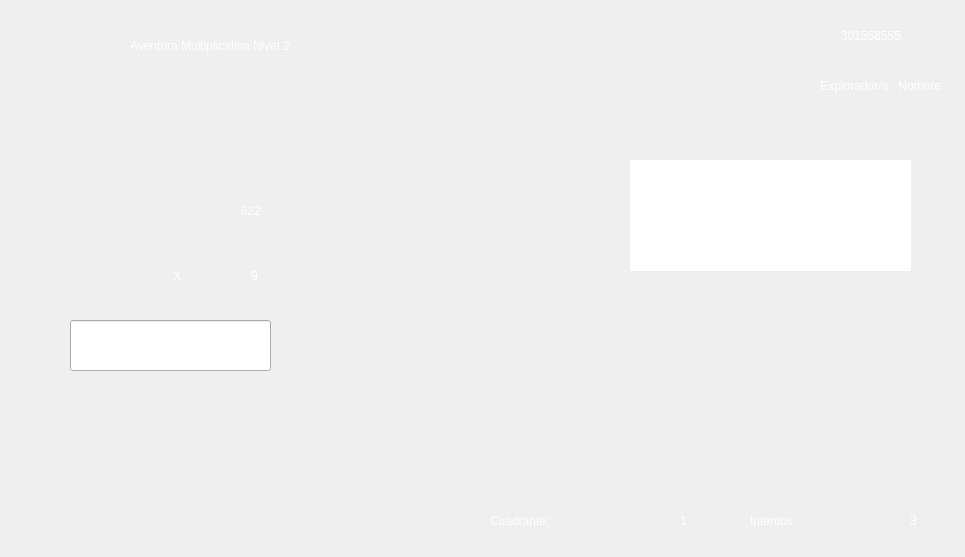
<?xml version="1.0" encoding="UTF-8"?>
<ui version="4.0">
 <class>MainWindow</class>
 <widget class="QMainWindow" name="MainWindow">
  <property name="geometry">
   <rect>
    <x>0</x>
    <y>0</y>
    <width>965</width>
    <height>557</height>
   </rect>
  </property>
  <property name="windowTitle">
   <string>Amigos Multiples Intermedio</string>
  </property>
  <property name="styleSheet">
   <string notr="true">QLabel{
	
	color: rgb(255, 255, 255);
	font: 28pt &quot;Times New Roman&quot;;
}
QPushButton{
	border-radius: 60px;
}
QPushButton:pressed {
	border-radius: 30px;
    padding-top: 2px;
    padding-left: 3px;
}
QPushButton:hover {
	qproperty-iconSize: 16px 16px;

        padding-right: 3px;
}</string>
  </property>
  <widget class="QWidget" name="centralwidget">
   <widget class="QLabel" name="label">
    <property name="geometry">
     <rect>
      <x>130</x>
      <y>20</y>
      <width>491</width>
      <height>51</height>
     </rect>
    </property>
    <property name="styleSheet">
     <string notr="true"/>
    </property>
    <property name="text">
     <string>Aventura Multiplicativa Nivel 2</string>
    </property>
   </widget>
   <widget class="QLineEdit" name="resultado">
    <property name="geometry">
     <rect>
      <x>70</x>
      <y>320</y>
      <width>201</width>
      <height>51</height>
     </rect>
    </property>
    <property name="styleSheet">
     <string notr="true">font: 26pt &quot;Times New Roman&quot;;
color: rgb(0, 170, 0);</string>
    </property>
    <property name="text">
     <string/>
    </property>
    <property name="alignment">
     <set>Qt::AlignRight|Qt::AlignTrailing|Qt::AlignVCenter</set>
    </property>
    <property name="readOnly">
     <bool>false</bool>
    </property>
   </widget>
   <widget class="QLabel" name="Sumatoria_3">
    <property name="geometry">
     <rect>
      <x>150</x>
      <y>260</y>
      <width>31</width>
      <height>31</height>
     </rect>
    </property>
    <property name="styleSheet">
     <string notr="true"/>
    </property>
    <property name="text">
     <string>X</string>
    </property>
    <property name="alignment">
     <set>Qt::AlignRight|Qt::AlignTrailing|Qt::AlignVCenter</set>
    </property>
   </widget>
   <widget class="QLabel" name="label_2">
    <property name="geometry">
     <rect>
      <x>-80</x>
      <y>-110</y>
      <width>1051</width>
      <height>671</height>
     </rect>
    </property>
    <property name="text">
     <string/>
    </property>
    <property name="pixmap">
     <pixmap>Images/fondo.jpg</pixmap>
    </property>
    <property name="scaledContents">
     <bool>true</bool>
    </property>
   </widget>
   <widget class="QTextEdit" name="dialogo">
    <property name="enabled">
     <bool>true</bool>
    </property>
    <property name="geometry">
     <rect>
      <x>630</x>
      <y>160</y>
      <width>281</width>
      <height>111</height>
     </rect>
    </property>
    <property name="styleSheet">
     <string notr="true">font: 18pt &quot;Times New Roman&quot;;
border:none</string>
    </property>
    <property name="readOnly">
     <bool>true</bool>
    </property>
    <property name="html">
     <string>&lt;!DOCTYPE HTML PUBLIC &quot;-//W3C//DTD HTML 4.0//EN&quot; &quot;http://www.w3.org/TR/REC-html40/strict.dtd&quot;&gt;
&lt;html&gt;&lt;head&gt;&lt;meta name=&quot;qrichtext&quot; content=&quot;1&quot; /&gt;&lt;style type=&quot;text/css&quot;&gt;
p, li { white-space: pre-wrap; }
&lt;/style&gt;&lt;/head&gt;&lt;body style=&quot; font-family:'Times New Roman'; font-size:18pt; font-weight:400; font-style:normal;&quot;&gt;
&lt;p style=&quot;-qt-paragraph-type:empty; margin-top:0px; margin-bottom:0px; margin-left:0px; margin-right:0px; -qt-block-indent:0; text-indent:0px; font-size:24pt;&quot;&gt;&lt;br /&gt;&lt;/p&gt;&lt;/body&gt;&lt;/html&gt;</string>
    </property>
   </widget>
   <widget class="QLabel" name="shake">
    <property name="geometry">
     <rect>
      <x>440</x>
      <y>210</y>
      <width>181</width>
      <height>181</height>
     </rect>
    </property>
    <property name="text">
     <string/>
    </property>
    <property name="pixmap">
     <pixmap>Images/shake2.png</pixmap>
    </property>
    <property name="scaledContents">
     <bool>true</bool>
    </property>
   </widget>
   <widget class="QLabel" name="numero1_3">
    <property name="geometry">
     <rect>
      <x>750</x>
      <y>490</y>
      <width>161</width>
      <height>61</height>
     </rect>
    </property>
    <property name="styleSheet">
     <string notr="true"/>
    </property>
    <property name="text">
     <string>Intentos:</string>
    </property>
   </widget>
   <widget class="QLabel" name="numero2">
    <property name="geometry">
     <rect>
      <x>210</x>
      <y>240</y>
      <width>51</width>
      <height>71</height>
     </rect>
    </property>
    <property name="styleSheet">
     <string notr="true"/>
    </property>
    <property name="text">
     <string>9 </string>
    </property>
    <property name="alignment">
     <set>Qt::AlignRight|Qt::AlignTrailing|Qt::AlignVCenter</set>
    </property>
   </widget>
   <widget class="QLabel" name="numero1">
    <property name="geometry">
     <rect>
      <x>170</x>
      <y>180</y>
      <width>91</width>
      <height>61</height>
     </rect>
    </property>
    <property name="styleSheet">
     <string notr="true"/>
    </property>
    <property name="text">
     <string>622</string>
    </property>
    <property name="alignment">
     <set>Qt::AlignRight|Qt::AlignTrailing|Qt::AlignVCenter</set>
    </property>
   </widget>
   <widget class="QLabel" name="intentos">
    <property name="geometry">
     <rect>
      <x>910</x>
      <y>490</y>
      <width>51</width>
      <height>61</height>
     </rect>
    </property>
    <property name="styleSheet">
     <string notr="true"/>
    </property>
    <property name="text">
     <string>3</string>
    </property>
   </widget>
   <widget class="QLabel" name="label_9">
    <property name="geometry">
     <rect>
      <x>540</x>
      <y>100</y>
      <width>411</width>
      <height>251</height>
     </rect>
    </property>
    <property name="styleSheet">
     <string notr="true">font: 16pt &quot;Pristina&quot;;
</string>
    </property>
    <property name="text">
     <string/>
    </property>
    <property name="pixmap">
     <pixmap>Images/dialogo2.png</pixmap>
    </property>
    <property name="scaledContents">
     <bool>true</bool>
    </property>
   </widget>
   <widget class="QLabel" name="numero1_4">
    <property name="geometry">
     <rect>
      <x>490</x>
      <y>490</y>
      <width>171</width>
      <height>61</height>
     </rect>
    </property>
    <property name="styleSheet">
     <string notr="true"/>
    </property>
    <property name="text">
     <string>Cuadrante:</string>
    </property>
   </widget>
   <widget class="QLabel" name="labelnivel">
    <property name="geometry">
     <rect>
      <x>680</x>
      <y>490</y>
      <width>51</width>
      <height>61</height>
     </rect>
    </property>
    <property name="styleSheet">
     <string notr="true"/>
    </property>
    <property name="text">
     <string>1</string>
    </property>
   </widget>
   <widget class="QPushButton" name="siguiente">
    <property name="geometry">
     <rect>
      <x>560</x>
      <y>350</y>
      <width>181</width>
      <height>141</height>
     </rect>
    </property>
    <property name="cursor">
     <cursorShape>PointingHandCursor</cursorShape>
    </property>
    <property name="styleSheet">
     <string notr="true"/>
    </property>
    <property name="text">
     <string/>
    </property>
    <property name="icon">
     <iconset>
      <normaloff>Images/Siguiente.png</normaloff>Images/Siguiente.png</iconset>
    </property>
    <property name="iconSize">
     <size>
      <width>150</width>
      <height>150</height>
     </size>
    </property>
   </widget>
   <widget class="QPushButton" name="salir">
    <property name="geometry">
     <rect>
      <x>760</x>
      <y>350</y>
      <width>180</width>
      <height>151</height>
     </rect>
    </property>
    <property name="cursor">
     <cursorShape>PointingHandCursor</cursorShape>
    </property>
    <property name="styleSheet">
     <string notr="true"/>
    </property>
    <property name="text">
     <string/>
    </property>
    <property name="icon">
     <iconset>
      <normaloff>Images/SalirCohete.png</normaloff>Images/SalirCohete.png</iconset>
    </property>
    <property name="iconSize">
     <size>
      <width>150</width>
      <height>150</height>
     </size>
    </property>
   </widget>
   <widget class="QLabel" name="label_3">
    <property name="geometry">
     <rect>
      <x>910</x>
      <y>10</y>
      <width>41</width>
      <height>41</height>
     </rect>
    </property>
    <property name="text">
     <string/>
    </property>
    <property name="pixmap">
     <pixmap>Images/shake.png</pixmap>
    </property>
    <property name="scaledContents">
     <bool>true</bool>
    </property>
   </widget>
   <widget class="QLabel" name="totalEstrellas">
    <property name="geometry">
     <rect>
      <x>710</x>
      <y>20</y>
      <width>191</width>
      <height>31</height>
     </rect>
    </property>
    <property name="styleSheet">
     <string notr="true">color: rgb(255, 255, 255);
font: 20pt &quot;Times New Roman&quot;;</string>
    </property>
    <property name="text">
     <string>301558555</string>
    </property>
    <property name="alignment">
     <set>Qt::AlignRight|Qt::AlignTrailing|Qt::AlignVCenter</set>
    </property>
   </widget>
   <widget class="QLabel" name="nombre">
    <property name="geometry">
     <rect>
      <x>650</x>
      <y>70</y>
      <width>291</width>
      <height>31</height>
     </rect>
    </property>
    <property name="styleSheet">
     <string notr="true">color: rgb(255, 255, 255);
font: 20pt &quot;Times New Roman&quot;;</string>
    </property>
    <property name="text">
     <string>Explorador/a : Nombre</string>
    </property>
    <property name="alignment">
     <set>Qt::AlignRight|Qt::AlignTrailing|Qt::AlignVCenter</set>
    </property>
   </widget>
   <widget class="QLabel" name="label_4">
    <property name="geometry">
     <rect>
      <x>70</x>
      <y>296</y>
      <width>201</width>
      <height>16</height>
     </rect>
    </property>
    <property name="text">
     <string/>
    </property>
    <property name="pixmap">
     <pixmap>Images/linea.png</pixmap>
    </property>
    <property name="scaledContents">
     <bool>true</bool>
    </property>
   </widget>
   <zorder>label_2</zorder>
   <zorder>shake</zorder>
   <zorder>label_9</zorder>
   <zorder>label</zorder>
   <zorder>resultado</zorder>
   <zorder>Sumatoria_3</zorder>
   <zorder>dialogo</zorder>
   <zorder>numero1_3</zorder>
   <zorder>numero2</zorder>
   <zorder>numero1</zorder>
   <zorder>intentos</zorder>
   <zorder>numero1_4</zorder>
   <zorder>labelnivel</zorder>
   <zorder>siguiente</zorder>
   <zorder>salir</zorder>
   <zorder>label_3</zorder>
   <zorder>totalEstrellas</zorder>
   <zorder>nombre</zorder>
   <zorder>label_4</zorder>
  </widget>
 </widget>
 <resources/>
 <connections/>
</ui>
